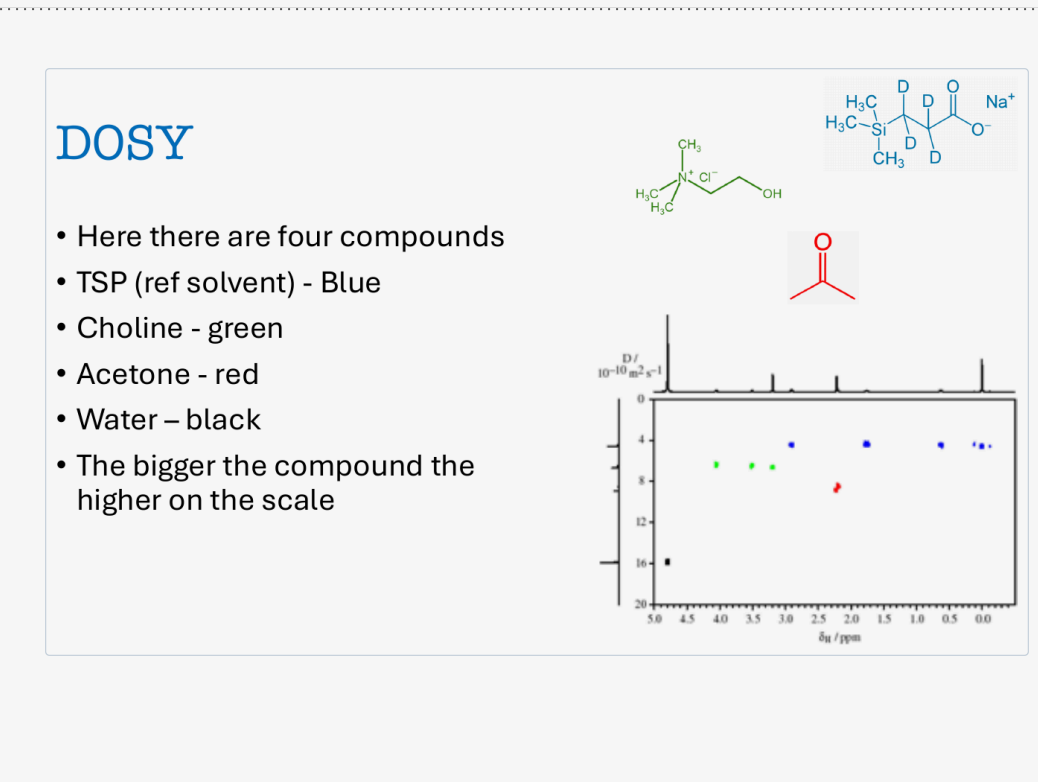
#> input picture topics/dosy-four-compounds/assets/original_dosy_slide.png, 1038 x 782 px
$ python extract_final.py
#> lines starting #> are read from the running program, lines starting #| are printed output that depends on the picture; after the words box and inside, x2 and y2 are one past the last pixel; in counts of white or black regions, pixels touching at a corner belong together
# -*- coding: utf-8 -*-
"""数据提取（可复现）：对原图做像素标定 + 颜色连通域检测 + 一维谱峰检测。

用法：
    python extract_final.py [原图路径] [输出 json 路径]
默认读取  ../assets/original_dosy_slide.png
输出      ../verify/data_extracted.json
"""
import json
import os
import sys

import numpy as np
from PIL import Image

_HERE = os.path.dirname(os.path.abspath(__file__))
SRC = sys.argv[1] if len(sys.argv) > 1 else os.path.join(_HERE, "..", "assets", "original_dosy_slide.png")
OUT = sys.argv[2] if len(sys.argv) > 2 else os.path.join(_HERE, "..", "verify", "data_extracted.json")
os.makedirs(os.path.dirname(os.path.abspath(OUT)), exist_ok=True)

a = np.asarray(Image.open(SRC).convert("RGB")).astype(int)
H, W, _ = a.shape
#> H = 782; W = 1038
R, G, B = a[:, :, 0], a[:, :, 1], a[:, :, 2]
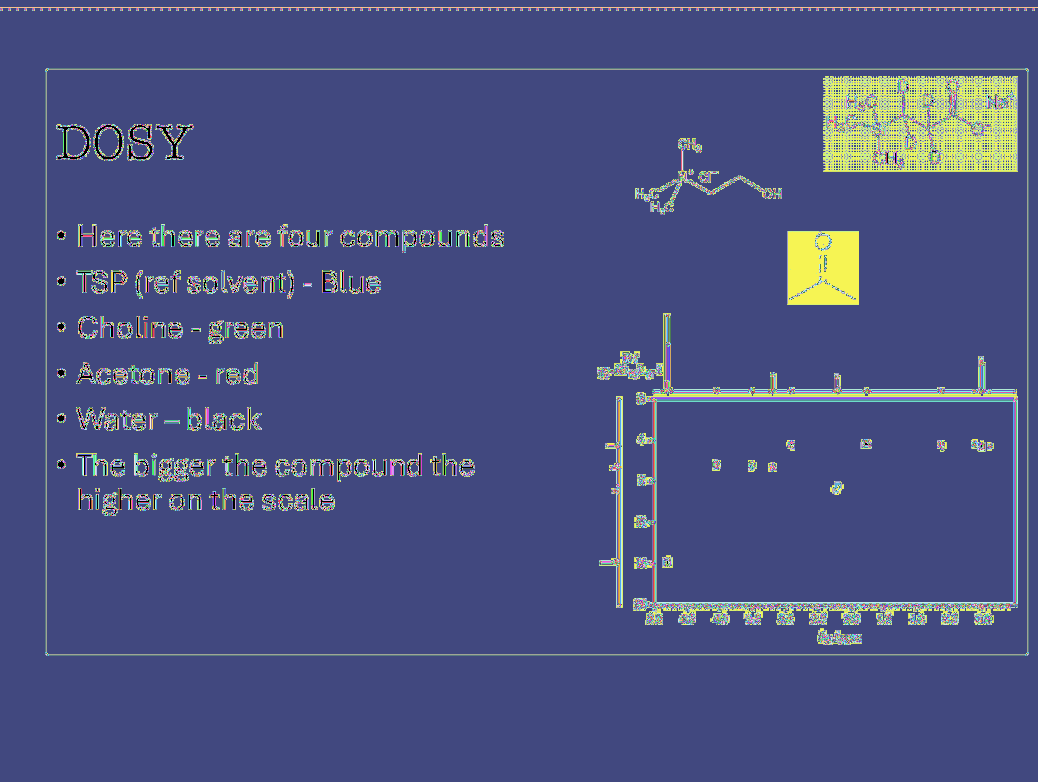
#> R: shape (782, 1038) int64; 247 distinct labels, from 0 to 246; one colour per label, 0 black
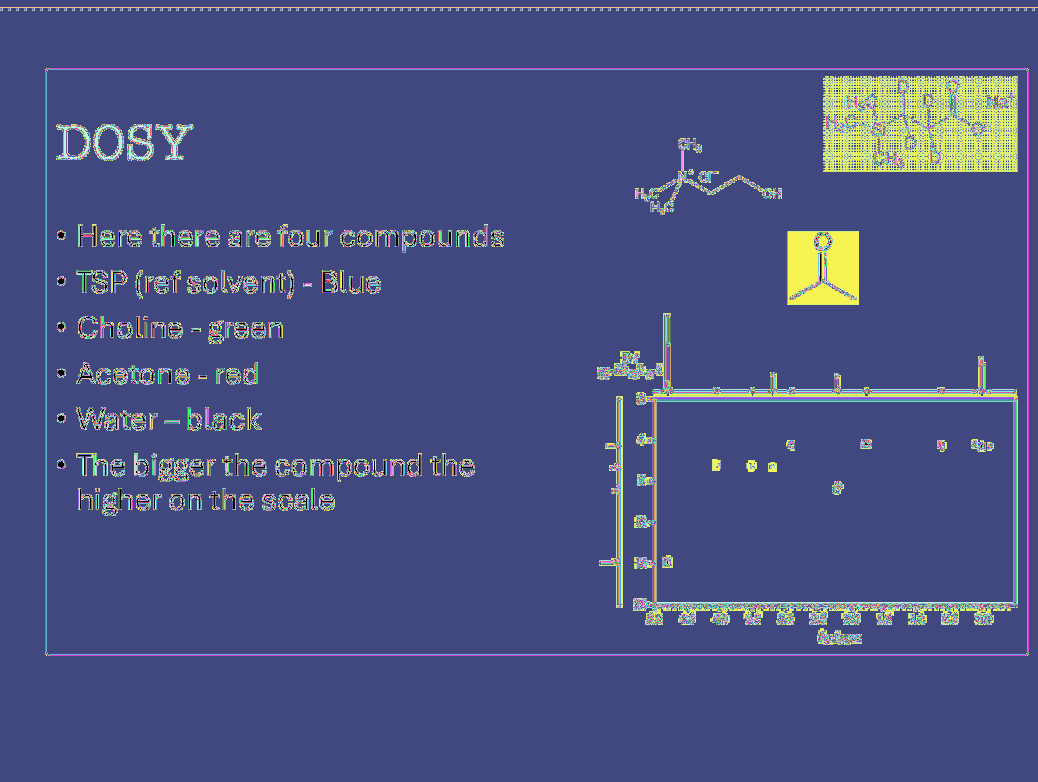
#> G: shape (782, 1038) int64; 247 distinct labels, from 0 to 246; one colour per label, 0 black
#> B: shape (782, 1038) int64; 247 distinct labels, from 0 to 246

# ---------- 标定（由刻度标签中心拟合） ----------
X_50, X_00 = 651.5, 984.7        # 5.0 ppm 与 0.0 ppm 的像素 x
Y_0, Y_20 = 398.5, 603.7         # 0 与 20 的像素 y
PX_PER_PPM = (X_00 - X_50) / 5.0  # 66.64 px per ppm（δH 随 x 增大而减小）
PX_PER_D   = (Y_20 - Y_0) / 20.0  # 10.26 px per unit（D 随 y 增大而增大）
def ppm(x): return 5.0 - (x - X_50) / PX_PER_PPM
def D(y):   return (y - Y_0) / PX_PER_D

inner = np.zeros((H, W), bool); inner[404:600, 658:1011] = True

masks = {
    "blue":  (B > 170) & (R < 150) & (G < 150) & (np.abs(R - G) < 60),
    "green": (G > 170) & (R < 160) & (B < 160),
    "red":   (R > 170) & (G < 130) & (B < 130),
    "black": (R < 95) & (G < 95) & (B < 95),
}

def blobs(mask, min_px=3):
    m = mask.copy(); seen = np.zeros_like(m, bool); out = []
    ys, xs = np.where(m)
    for yy, xx in zip(ys.tolist(), xs.tolist()):
        if seen[yy, xx]: continue
        st = [(yy, xx)]; seen[yy, xx] = True; comp = []
        while st:
            cy, cx = st.pop(); comp.append((cy, cx))
            for dy in (-1, 0, 1):
                for dx in (-1, 0, 1):
                    ny, nx = cy+dy, cx+dx
                    if 0 <= ny < H and 0 <= nx < W and m[ny, nx] and not seen[ny, nx]:
                        seen[ny, nx] = True; st.append((ny, nx))
        if len(comp) >= min_px:
            out.append((sum(p[1] for p in comp)/len(comp),
                        sum(p[0] for p in comp)/len(comp), len(comp)))
    return sorted(out)

pts = {}
for name, m in masks.items():
    pts[name] = [{"px": round(cx, 1), "py": round(cy, 1), "area": n,
                  "ppm": round(ppm(cx), 2), "D": round(D(cy), 2)}
                 for cx, cy, n in blobs(m & inner)]
#> this loop made 4 passes
#> name on passes 1 to 4: 'blue', 'green', 'red', 'black'
#> pass 1, in blobs, `m = mask.copy()`:
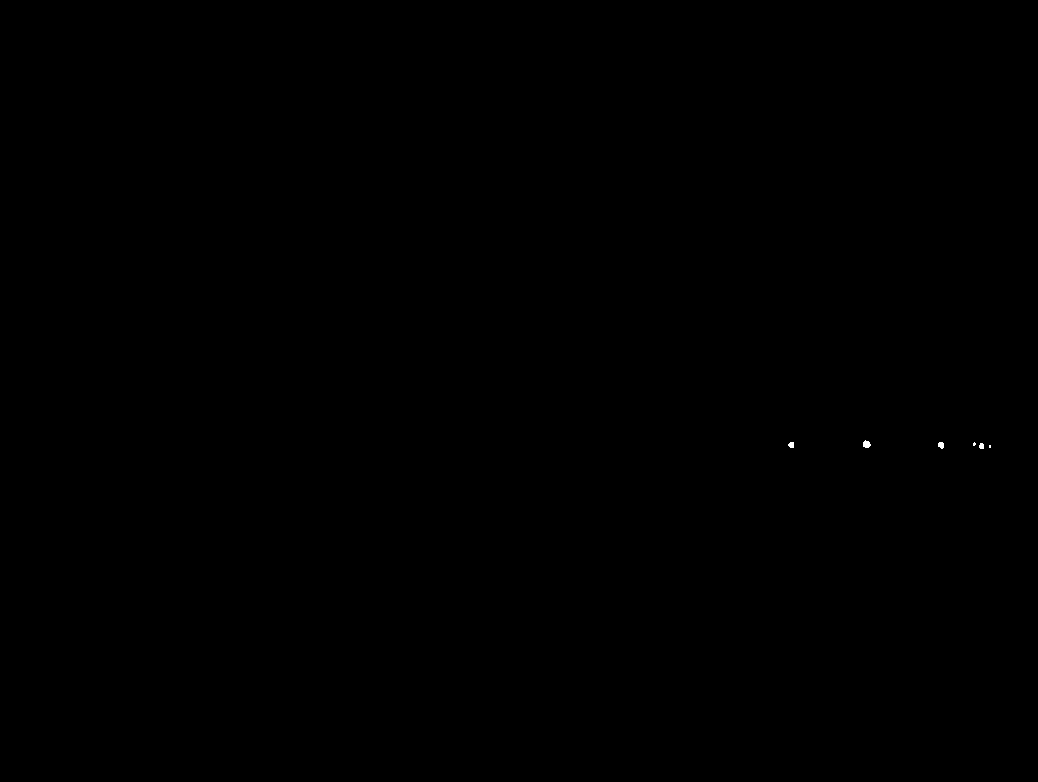
#> m: shape (782, 1038) bool; 0.02% white; 6 white regions (2 under 20 px), largest, box (x1, y1, x2, y2) and area: (863, 440, 871, 448) 47, (938, 442, 944, 449) 34, (788, 442, 794, 448) 30, (979, 443, 984, 449) 26
#> after the loop, pts = 4 items

# ---------- 一维谱峰 ----------
dark = (R < 140) & (G < 140) & (B < 140)
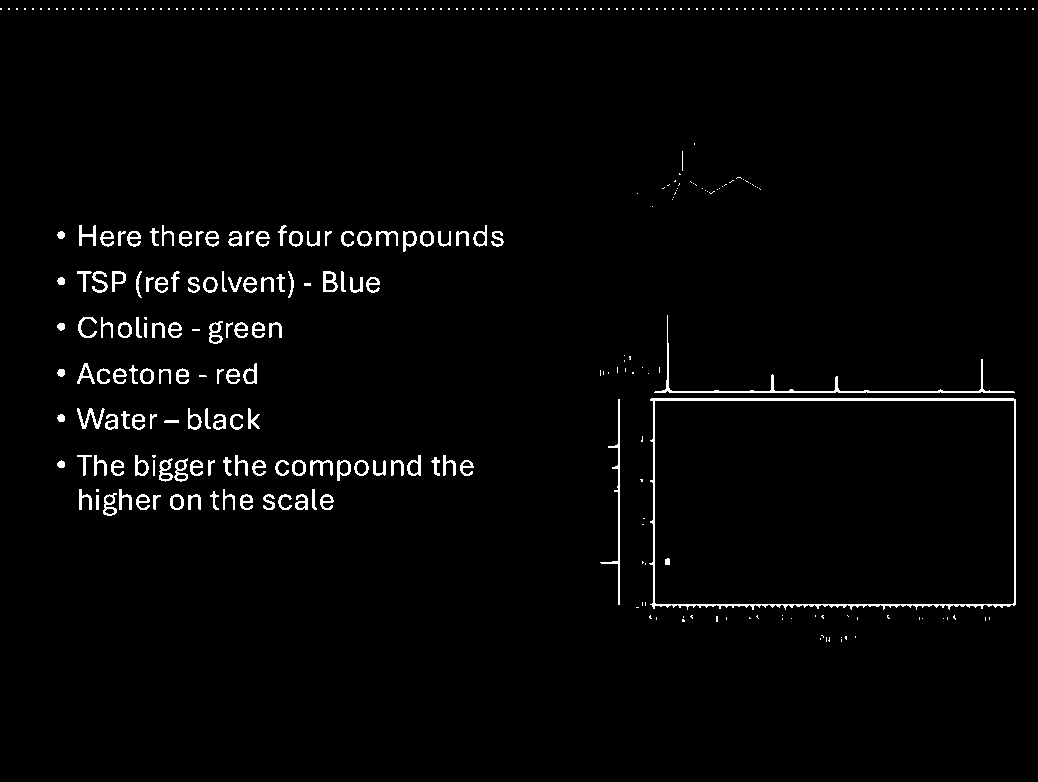
#> dark: shape (782, 1038) bool; 2.1% white in thin lines or dots, all inside (x1, y1, x2, y2) = (0, 8, 1034, 642)
BASE, TOP, X0, X1 = 393, 320, 655, 1012
tr = []
for x in range(X0, X1):
    col = np.where(dark[TOP:BASE, x])[0]
    tr.append((BASE - (TOP + col.min())) if len(col) else 0)
#> this loop made 357 passes
#> col on passes 1 to 3: [71, 72], [71, 72], [71, 72]
#> after the loop, tr = 357 values, max 73 at index 12, min 2 at index 0, mean 3.02
peaks = []
for i in range(3, len(tr)-3):
    if tr[i] >= 6 and tr[i] == max(tr[i-4:i+5]):
        if peaks and abs(ppm(X0+i) - peaks[-1][0]) < 0.12:
            if tr[i] > peaks[-1][1]: peaks[-1] = (round(ppm(X0+i), 2), int(tr[i]))
        else:
            peaks.append((round(ppm(X0+i), 2), int(tr[i])))
#> after the loop, peaks = [(4.89, 26), (4.77, 73), (3.19, 19), (2.23, 17), (0.06, 34)]

data = {
    "source": "clipboard-2026-10-11T00-50-56-340Z-2df169a5.png",
    "source_size": [W, H],
    "calibration": {"X_5.0ppm": X_50, "X_0.0ppm": X_00, "Y_0": Y_0, "Y_20": Y_20,
                    "px_per_ppm": round(PX_PER_PPM, 3), "px_per_Dunit": round(PX_PER_D, 3),
                    "plot_box_px": [653, 399, 1014, 604]},
    "points": pts,
    "spectrum_1d_peaks": peaks,
}
with open(OUT, "w", encoding="utf-8") as f:
    json.dump(data, f, ensure_ascii=False, indent=2)
print(json.dumps(data, ensure_ascii=False, indent=2))
#> (printed output is left out)
